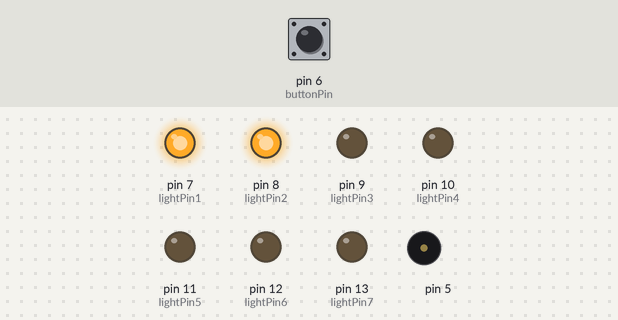
Simulated run of this sketch. Board: Arduino Uno, built with avr-gcc and run on an emulated ATmega328P. Parts: output pins drawn as LEDs (lit = HIGH), buzzer (waves = sounding). Dashed ring = blinking. The test bench sets the inputs (shaded band); at power-on: pin 6 (buttonPin) LOW. Random numbers use the default seed unless the sketch sets one.

Above: at 1.27 s.
1.3 s: pin 6 (buttonPin) pulled HIGH for 0.15 s
At 1.67 s:
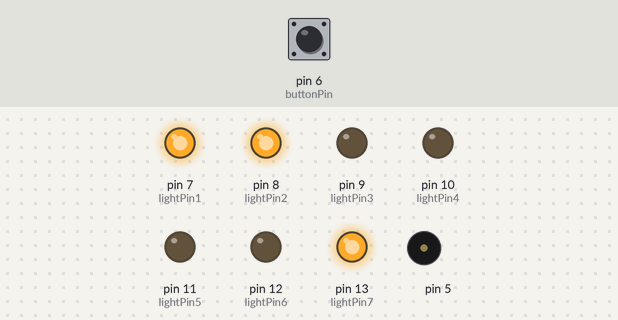
4.3 s: pin 6 (buttonPin) pulled HIGH for 1 s
At 5.2 s:
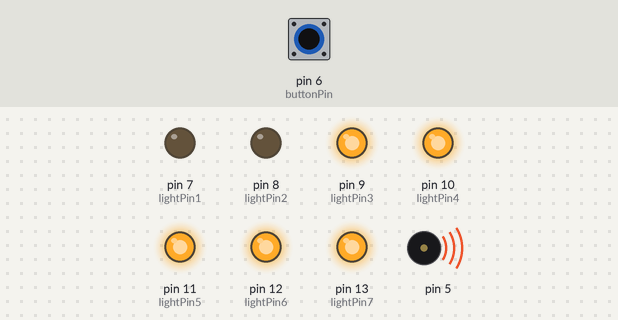
7.3 s: pin 6 (buttonPin) pulled HIGH for 0.15 s
At 7.73 s:
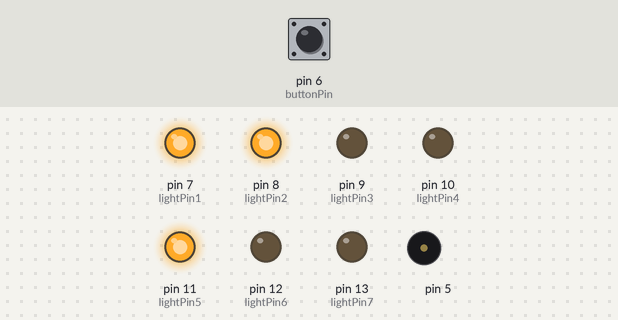
10.3 s: pin 6 (buttonPin) pulled HIGH for 3.2 s
At 10.53 s:
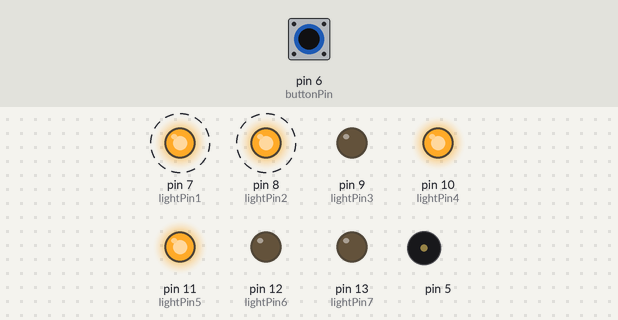
15.0 s: pin 6 (buttonPin) pulled HIGH for 0.15 s
At 15.43 s:
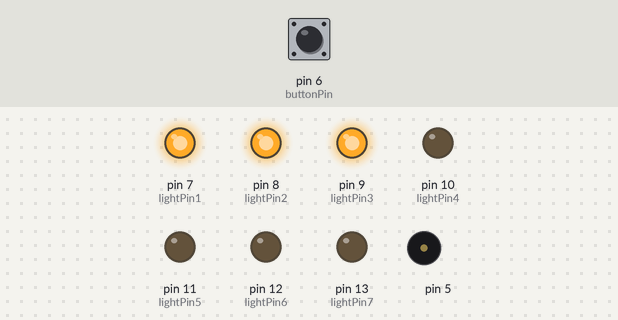
18.0 s: pin 6 (buttonPin) pulled HIGH for 1 s
At 18.24 s:
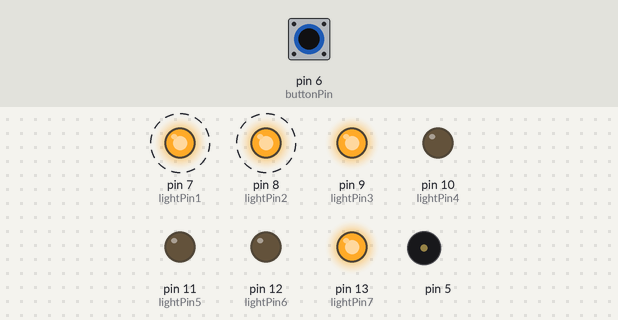
Timing chart, 0 to 21.0 s (numbered marks = the images above; inputs shaded):
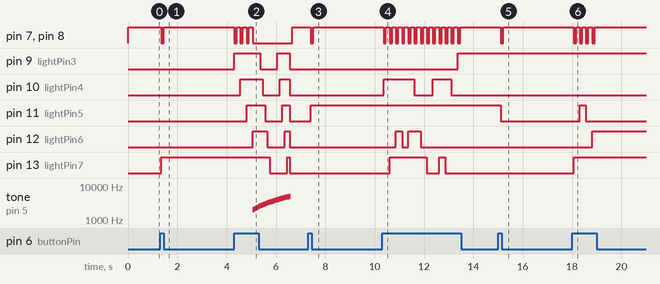

The sketch:

Cody.ino
```cpp
const int buttonPin = 6;
int pinNum = 0;
int buttonState = 0;
int lightState = LOW;
const int lightPin7 = 13;
const int lightPin6 = 12;
const int lightPin5 = 11;
const int lightPin4 = 10;
const int lightPin3 = 9;
const int lightPin2 = 8;
const int lightPin1 = 7;
int lightPin7State = HIGH;
int lightPin6State = HIGH;
int lightPin5State = LOW;
int lightPin4State = LOW;
int lightPin3State = LOW;
int lightPin2State = LOW;
int lightPin1State = LOW;
int userWin = 0;
int timer = 0;
int startTime = 0;
int stopTime = 0;
int randomBlink = 0;


void setup() {

  pinMode(lightPin1, OUTPUT);
  pinMode(lightPin2, OUTPUT);
  pinMode(lightPin3, OUTPUT);
  pinMode(lightPin4, OUTPUT);
  pinMode(lightPin5, OUTPUT);
  pinMode(lightPin6, OUTPUT);
  pinMode(lightPin7, OUTPUT);
  pinMode(buttonPin, INPUT);


  digitalWrite(lightPin1, HIGH);
  digitalWrite(lightPin2, HIGH);
  digitalWrite(lightPin4, LOW);
  digitalWrite(lightPin3, LOW);
  digitalWrite(lightPin5, LOW);
  digitalWrite(lightPin6, LOW);
  digitalWrite(lightPin7, LOW);
}


void loop()
{

  buttonState = digitalRead(buttonPin);

  //This is what it does when the button is pressed

  if (buttonState == HIGH) {

    pinNum = random(9, 14);

    lightState = digitalRead(pinNum);

    if (lightState == HIGH && buttonState == HIGH)
    {
      digitalWrite(pinNum, LOW);
    }
    else if (lightState == LOW  && buttonState == HIGH)
    {
      digitalWrite(pinNum, HIGH);
    }

    buttonState = LOW;

    lightPin6State = digitalRead(lightPin6);
    lightPin7State = digitalRead(lightPin7);
    lightPin3State = digitalRead(lightPin3);
    lightPin4State = digitalRead(lightPin4);
    lightPin5State = digitalRead(lightPin5);

    if (lightPin6State == HIGH && lightPin7State == HIGH && lightPin3State == HIGH && lightPin4State == HIGH && lightPin5State == HIGH) {

      tone( 5, 2000, 50);
      delay(50);
      tone( 5, 2100, 50);
      delay(50);
      tone( 5, 2200, 50);
      delay(50);
      tone( 5, 2300, 50);
      delay(50);
      tone( 5, 2400, 50);
      delay(50);
      tone( 5, 2500, 50);
      delay(50);
      digitalWrite(lightPin3, LOW);
      tone( 5, 2600, 50);
      delay(50);
      tone( 5, 2700, 50);
      delay(50);
      digitalWrite(lightPin4, LOW);
      tone( 5, 2800, 50);
      delay(50);
      tone( 5, 2900, 50);
      delay(50);
      digitalWrite(lightPin5, LOW);
      tone( 5, 3000, 50);
      delay(50);
      tone( 5, 3100, 50);
      delay(50);
      digitalWrite(lightPin6, LOW);
      tone( 5, 3200, 50);
      delay(50);
      tone( 5, 3300, 50);
      delay(50);
      digitalWrite(lightPin7, LOW);
      tone( 5, 3400, 50);
      delay(50);
      tone( 5, 3500, 50);
      delay(50);
      tone( 5, 3600, 50);
      delay(50);
      tone( 5, 3700, 50);
      delay(50);
      tone( 5, 3800, 50);
      delay(50);
      tone( 5, 3900, 50);
      delay(50);
      digitalWrite(lightPin3, HIGH);
      tone( 5, 4000, 50);
      delay(50);
      tone( 5, 4100, 50);
      delay(50);
      digitalWrite(lightPin4, HIGH);
      tone( 5, 4200, 50);
      delay(50);
      tone( 5, 4300, 50);
      delay(50);
      digitalWrite(lightPin5, HIGH);
      tone( 5, 4400, 50);
      delay(50);
      tone( 5, 4500, 50);
      delay(50);
      digitalWrite(lightPin6, HIGH);
      tone( 5, 4600, 50);
      delay(50);
      tone( 5, 4700, 50);
      delay(50);
      digitalWrite(lightPin7, HIGH);
      tone( 5, 4800, 50);
      delay(50);
      tone( 5, 4900, 50);
      delay(50);
      tone( 5, 5000, 50);

      digitalWrite(lightPin6, LOW);
      digitalWrite(lightPin7, LOW);
      digitalWrite(lightPin4, LOW);
      digitalWrite(lightPin3, LOW);
      digitalWrite(lightPin5, LOW);
    }

    delay(100);
  }

  randomBlink = random(1, 101);

  if (randomBlink = 100) {
    digitalWrite(lightPin1, HIGH);
    digitalWrite(lightPin2, HIGH);

    delay(150);

    digitalWrite(lightPin1, LOW);
    digitalWrite(lightPin2, LOW);

  }


}
```

Measured:
- after the input at 1.3 s, pin 7 (lightPin1), pin 8 (lightPin2): HIGH → LOW after 0.05 s, → HIGH 0.10 s later; pin 13 (lightPin7): LOW → HIGH after 0.05 s
- after the input at 4.3 s, pin 7 (lightPin1), pin 8 (lightPin2): goes 3 × (LOW 0.10 s, HIGH 0.15 s), LOW 1.6 s, then HIGH, starting at once
- after the input at 7.3 s, pin 7 (lightPin1), pin 8 (lightPin2): HIGH → LOW after 0.11 s, → HIGH 0.10 s later; pin 11 (lightPin5): LOW → HIGH after 0.11 s
- after the input at 10.3 s, pin 7 (lightPin1), pin 8 (lightPin2): alternates HIGH for 0.15 s and LOW for 0.10 s, 26 changes in all, then stays HIGH, starting after 0.06 s
- after the input at 15.0 s, pin 7 (lightPin1), pin 8 (lightPin2): HIGH → LOW after 0.11 s, → HIGH 0.10 s later; pin 11 (lightPin5): HIGH → LOW after 0.11 s
- after the input at 18.0 s, pin 7 (lightPin1), pin 8 (lightPin2): alternates HIGH for 0.15 s and LOW for 0.10 s, 8 changes in all, then stays HIGH, starting after 0.07 s; pin 11 (lightPin5): LOW → HIGH after 0.32 s, → LOW 0.25 s later; pin 12 (lightPin6): LOW → HIGH after 0.82 s; pin 13 (lightPin7): LOW → HIGH after 0.07 s
